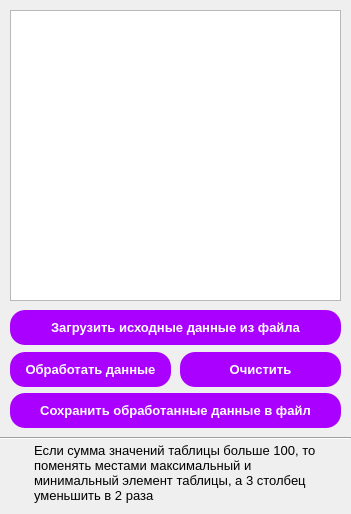
<?xml version="1.0" encoding="UTF-8"?>
<ui version="4.0">
 <class>Dialog</class>
 <widget class="QDialog" name="Dialog">
  <property name="geometry">
   <rect>
    <x>0</x>
    <y>0</y>
    <width>351</width>
    <height>514</height>
   </rect>
  </property>
  <property name="minimumSize">
   <size>
    <width>351</width>
    <height>514</height>
   </size>
  </property>
  <property name="maximumSize">
   <size>
    <width>351</width>
    <height>514</height>
   </size>
  </property>
  <property name="font">
   <font>
    <family>Courier New</family>
   </font>
  </property>
  <property name="windowTitle">
   <string>Dialog</string>
  </property>
  <widget class="QPlainTextEdit" name="plainTextEdit">
   <property name="geometry">
    <rect>
     <x>10</x>
     <y>10</y>
     <width>331</width>
     <height>291</height>
    </rect>
   </property>
   <property name="font">
    <font>
     <family>Courier New</family>
     <pointsize>10</pointsize>
    </font>
   </property>
  </widget>
  <widget class="QPushButton" name="btn_upload_data">
   <property name="geometry">
    <rect>
     <x>10</x>
     <y>310</y>
     <width>331</width>
     <height>35</height>
    </rect>
   </property>
   <property name="font">
    <font>
     <family>Segoe UI</family>
     <pointsize>10</pointsize>
     <weight>87</weight>
     <bold>true</bold>
    </font>
   </property>
   <property name="styleSheet">
    <string notr="true">background-color:rgb(170, 0, 255);
color : #fff;
border-radius:15px;
font-weight:700;
</string>
   </property>
   <property name="text">
    <string>Загрузить исходные данные из файла</string>
   </property>
  </widget>
  <widget class="QPushButton" name="btn_process_data">
   <property name="geometry">
    <rect>
     <x>10</x>
     <y>352</y>
     <width>161</width>
     <height>35</height>
    </rect>
   </property>
   <property name="font">
    <font>
     <family>Segoe UI</family>
     <pointsize>10</pointsize>
     <weight>87</weight>
     <bold>true</bold>
    </font>
   </property>
   <property name="styleSheet">
    <string notr="true">background-color:rgb(170, 0, 255);
color : #fff;
border-radius:15px;
font-weight:700;
</string>
   </property>
   <property name="text">
    <string>Обработать данные</string>
   </property>
  </widget>
  <widget class="QPushButton" name="btn_clear">
   <property name="geometry">
    <rect>
     <x>180</x>
     <y>352</y>
     <width>161</width>
     <height>35</height>
    </rect>
   </property>
   <property name="font">
    <font>
     <family>Segoe UI</family>
     <pointsize>10</pointsize>
     <weight>87</weight>
     <bold>true</bold>
    </font>
   </property>
   <property name="styleSheet">
    <string notr="true">background-color:rgb(170, 0, 255);
color : #fff;
border-radius:15px;
font-weight:700;
</string>
   </property>
   <property name="text">
    <string>Очистить</string>
   </property>
  </widget>
  <widget class="QPushButton" name="btn_save_data">
   <property name="geometry">
    <rect>
     <x>10</x>
     <y>393</y>
     <width>331</width>
     <height>35</height>
    </rect>
   </property>
   <property name="font">
    <font>
     <family>Segoe UI</family>
     <pointsize>10</pointsize>
     <weight>87</weight>
     <bold>true</bold>
    </font>
   </property>
   <property name="styleSheet">
    <string notr="true">background-color:rgb(170, 0, 255);
color : #fff;
border-radius:15px;
font-weight:700;
</string>
   </property>
   <property name="text">
    <string>Сохранить обработанные данные в файл</string>
   </property>
  </widget>
  <widget class="QLabel" name="label_task_1">
   <property name="geometry">
    <rect>
     <x>34</x>
     <y>437</y>
     <width>291</width>
     <height>71</height>
    </rect>
   </property>
   <property name="font">
    <font>
     <family>Segoe UI</family>
     <pointsize>10</pointsize>
    </font>
   </property>
   <property name="text">
    <string>Если сумма значений таблицы больше 100, то поменять местами максимальный и минимальный элемент таблицы, а 3 столбец уменьшить в 2 раза</string>
   </property>
   <property name="wordWrap">
    <bool>true</bool>
   </property>
  </widget>
  <widget class="Line" name="line">
   <property name="geometry">
    <rect>
     <x>0</x>
     <y>430</y>
     <width>351</width>
     <height>16</height>
    </rect>
   </property>
   <property name="orientation">
    <enum>Qt::Horizontal</enum>
   </property>
  </widget>
 </widget>
 <resources/>
 <connections/>
</ui>
